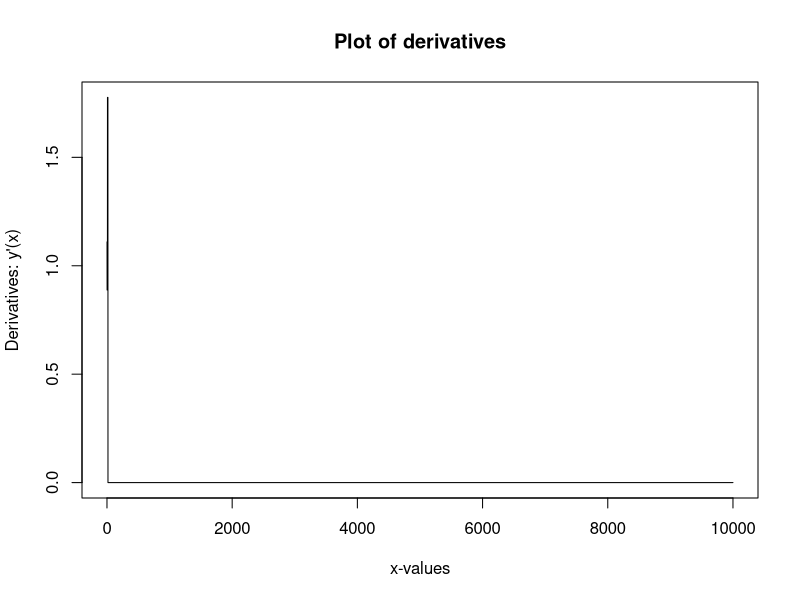
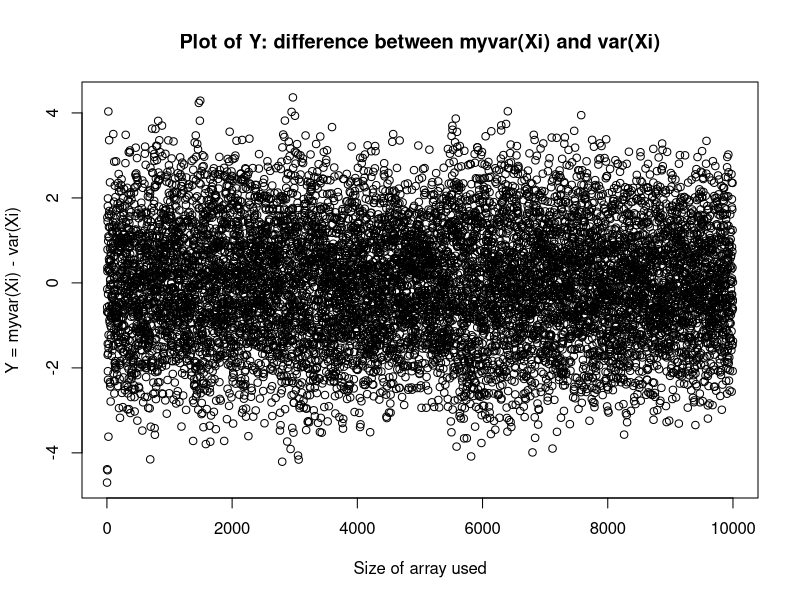
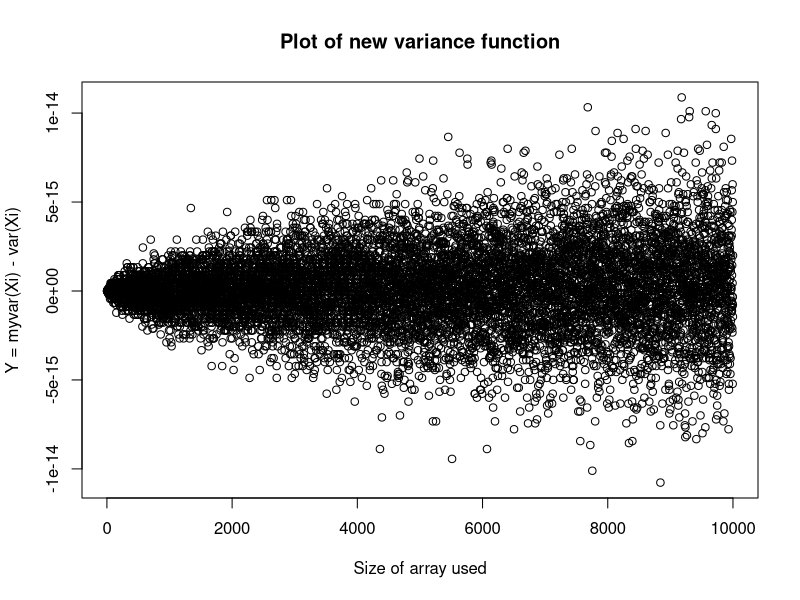
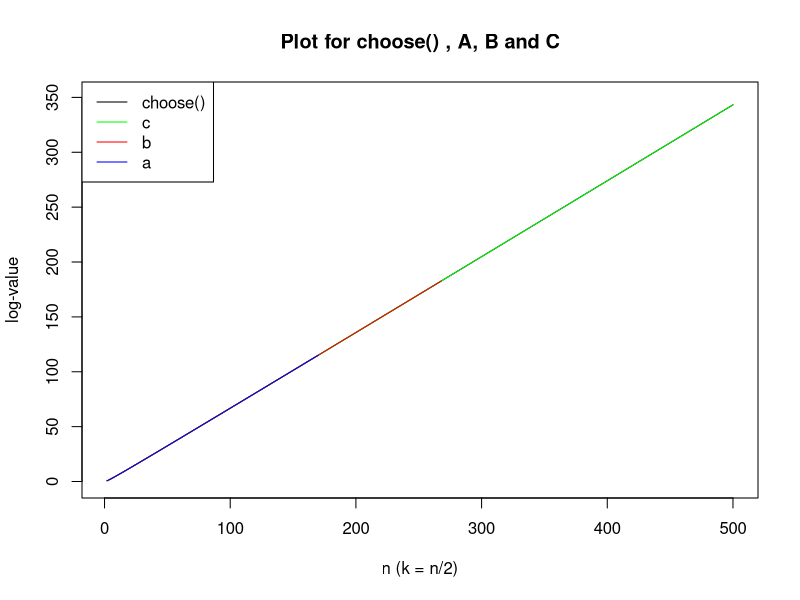

The R source for these figures, in order:
## ---- chunk 1
knitr::opts_chunk$set(echo = TRUE, warning=FALSE, message=FALSE)
# Include packages here


## ---- chunk 2
x1<- 1/3
x2<- 1/4

# First expression
if ( x1-x2 == 1/12 ) {
print ("Subtraction is correct")
} else {
print ("Subtraction is wrong")
}

# Second expression
x1 <- 1
x2 <- 1/2
if ( x1-x2 == 1/2 ) {
print ("Subtraction is correct")
} else {
print ("Subtraction is wrong")
}
## ---- chunk 3
options(digits=20)
1/3-1/4
1/12

x1<- 1/3
x2<- 1/4

# First expression again
if ( all.equal(x1-x2,1/12) ) {
print ("Subtraction is correct")
} else {
print ("Subtraction is wrong")
}
## ---- chunk 4
derivative = function(x, func, epsilon){
  return((func(x+epsilon)-func(x))/epsilon)
}
f = function(x){
  return(x)
}

epsilon = 10^-15

# Evaluating derivative
ders = c()
for (i in 1:10000){
  temp = derivative(i, f, epsilon)
  ders = c(ders, temp)
}

plot(x=1:10000, y=ders, type = 'l', main="Plot of derivatives", xlab="x-values", ylab="Derivatives: y'(x)")
## ---- chunk 5
(10+epsilon)-10
(15+epsilon)-15
(20+epsilon)-20
## ---- chunk 6
# Variance function
myvar = function(x){
  n = length(x)
  ave = sum(x)/n
  temp = sum(x^2-ave^2)
  return(temp/(n-1))
}
# Generating numbers
xx = rnorm(n=10000, mean=10^8, sd=sqrt(1))

y = c()
normvar = c()
for (i in 2:10000){
  my_var = myvar(xx[1:i])
  vardif = my_var - var(xx[1:i])
  y = c(y, vardif)
  normvar = c(normvar, var(xx[1:i]))
}
# Plottning the results 
plot(x=2:10000, y=y, main="Plot of Y: difference between myvar(Xi) and var(Xi)", xlab = "Size of array used", ylab = "Y = myvar(Xi) - var(Xi)")
## ---- chunk 7
myvar(xx[1:5001])
myvar(xx[1:5002])
myvar(xx[1:5003])
myvar(xx[1:5004])

## ---- chunk 8
# Making a new var-function
myvar_new = function(x){
  mean = mean(x)
  n = length(x)
  var = 0
  for (i in 1:n){
    var = var + ((x[i]-mean)^2)/(n-1)
  }
  return(var)
}
# Generating numbers
xx = rnorm(n=10000, mean=10^8, sd=sqrt(1))

y = c()
normvar = c()
for (i in 2:10000){
  my_var = myvar_new(xx[1:i])
  vardif = my_var - var(xx[1:i])
  y = c(y, vardif)
}
# Plottning the results 
plot(x=2:10000, y=y, main="Plot of new variance function", xlab = "Size of array used", ylab = "Y = myvar(Xi) - var(Xi)")
## ---- chunk 9
# Writing all the functions
aa = function(n, k){
  return(prod(1:n) / (prod(1:k) * prod(1:(n-k))))
}
bb = function(n, k){
  return(prod((k+1):n) / (prod(1:(n-k))))
}
cc = function(n, k){
  return(prod(((k+1):n) / (1:(n-k))))
}
## ---- chunk 10
# Playing around with large values for n and k first

a = c()
b = c()
c = c()
choose = c()
for (n in 2:500){
  k = floor(n/2)
  #k = n - 15
  a = c(a, aa(n, k))
  b = c(b, bb(n, k))
  c = c(c, cc(n, k))
  choose = c(choose, choose(n, k))
}
#log
a = log(a)
b = log(b)
c = log (c)
choose = log(choose)

plot(x=2:500, y=choose, main="Plot for choose() , A, B and C", col="black", type='l', ylim=c(-1, 350), xlab = "n (k = n/2)", ylab = "log-value")
lines(x=2:500, y=c, col="green", type='l')
lines(x=2:500, y=b, col="red", type='l')
lines(x=2:500, y=a, col="blue", type='l')
legend("topleft", legend=c("choose()", "c", "b", "a"), lwd=c(1,1,1,1),col=c("black", "green", "red", "blue"))

#plot(x=2:500, y=exp(choose), main="second plot", col="black", ylim=c(-1,10^120), type='l', xlab = "n (k = n/2)", ylab = "log-value")
#lines(x=2:500, y=exp(a), col="blue", type='l')
